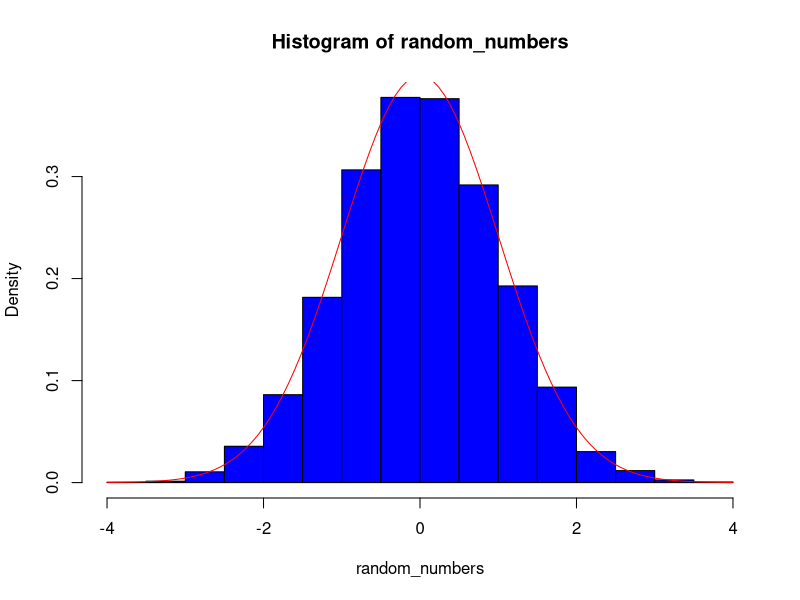
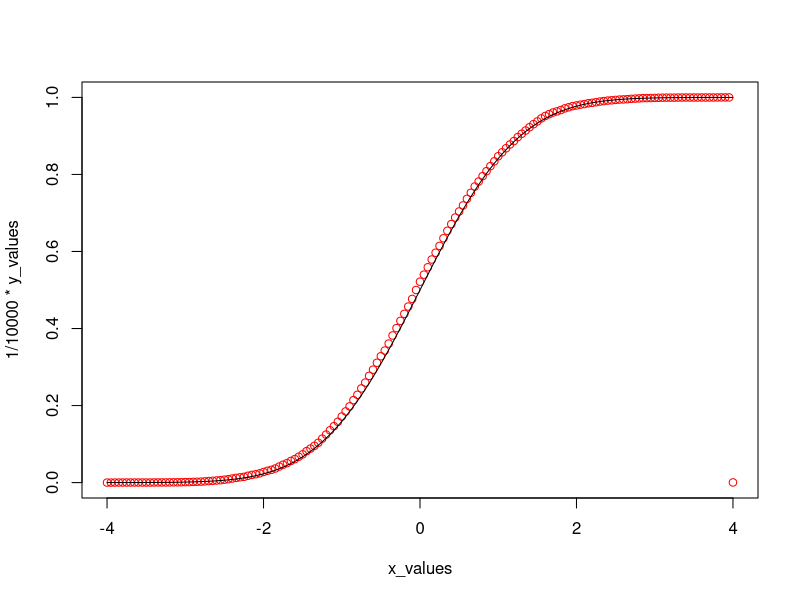

These figures' R source, in order:
# Problem 1
random_numbers <- rnorm(10000, 0, 1)

# a
hist(random_numbers, col = "blue", freq = FALSE); plot(dnorm, col = 'red', xlim = c(-4, 4), add = TRUE)

# b
rel_freq <- function(x, v) {
  count <- 0
  for (elem in v) {
    if (elem <= x) {
      count <- count + 1
    }
  }
  return(count)
}

# c
x_values <- seq(-4, 4, by = 0.05)
y_values <- x_values
index <- 0
for (x in x_values) {
  y_values[index]= rel_freq(x, random_numbers)
  index = index + 1
}
plot(x_values, 1/10000*y_values, col = "red"); plot(pnorm, xlim = c(-4,4), add = TRUE)


# Problem 2
lambda <- 3
poisson_numbers <- rpois(10000, lambda)

# a
pois_mean <- mean(poisson_numbers)
expected <- lambda
# expected mean: E[X]=lambda
difference <- abs(pois_mean - expected)

# b
squared <- poisson_numbers^2
squared_mean <- mean(squared)
expected <- lambda^2 + lambda
# expected: squared_mean = mean^2 = lambda^2;
difference2 <- abs(squared_mean - expected)

# c
# show that E[lambda^-X]=e^(1-lambda)?
# Here: E[X^2] (b) -> lambda=X;X=-2?
#exp(1 + 2)
calculated_expected_value <- mean(lambda^(-poisson_numbers))
difference3 <- calculated_expected_value - exp(1-lambda)
